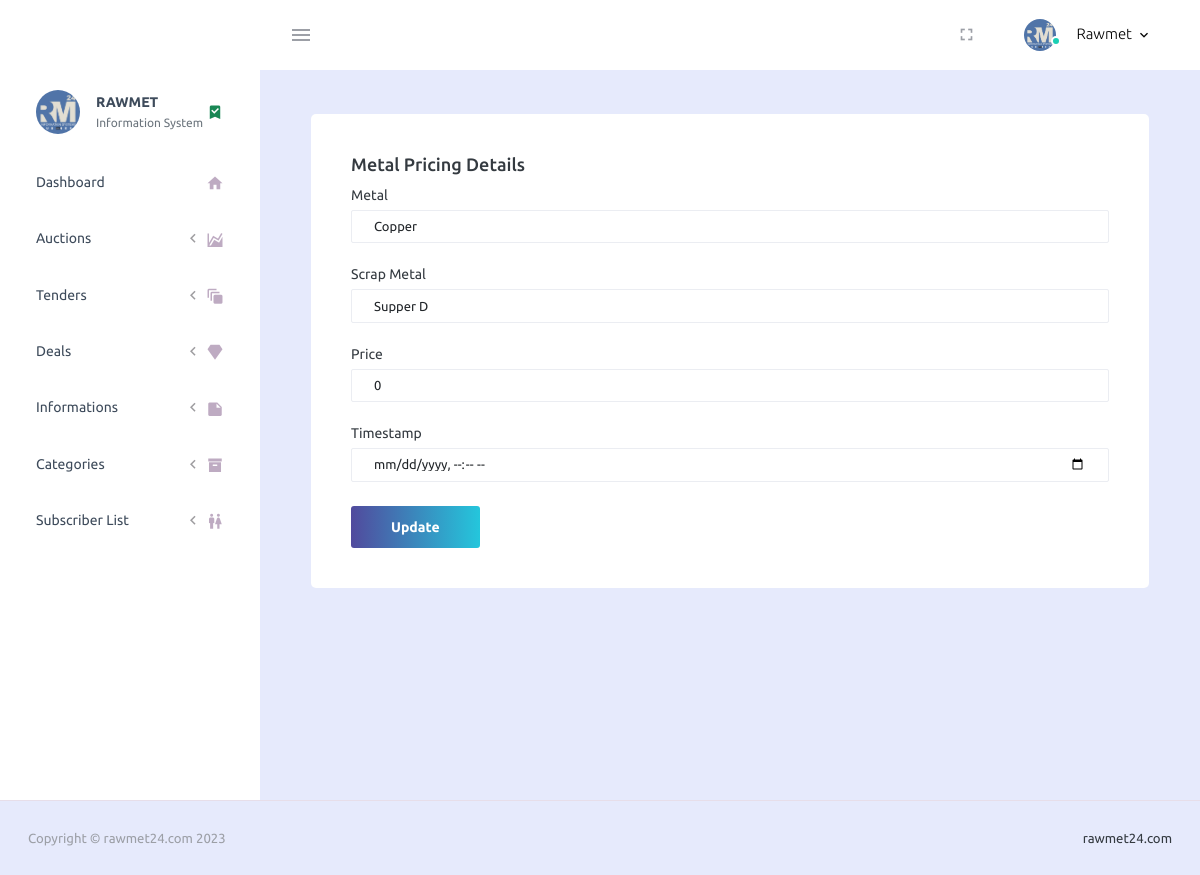
Before: /PurpleAdmin-Free-Admin-Template-master/pages/forms/fetchMet.php?id=6 (signed in) with the older database file.
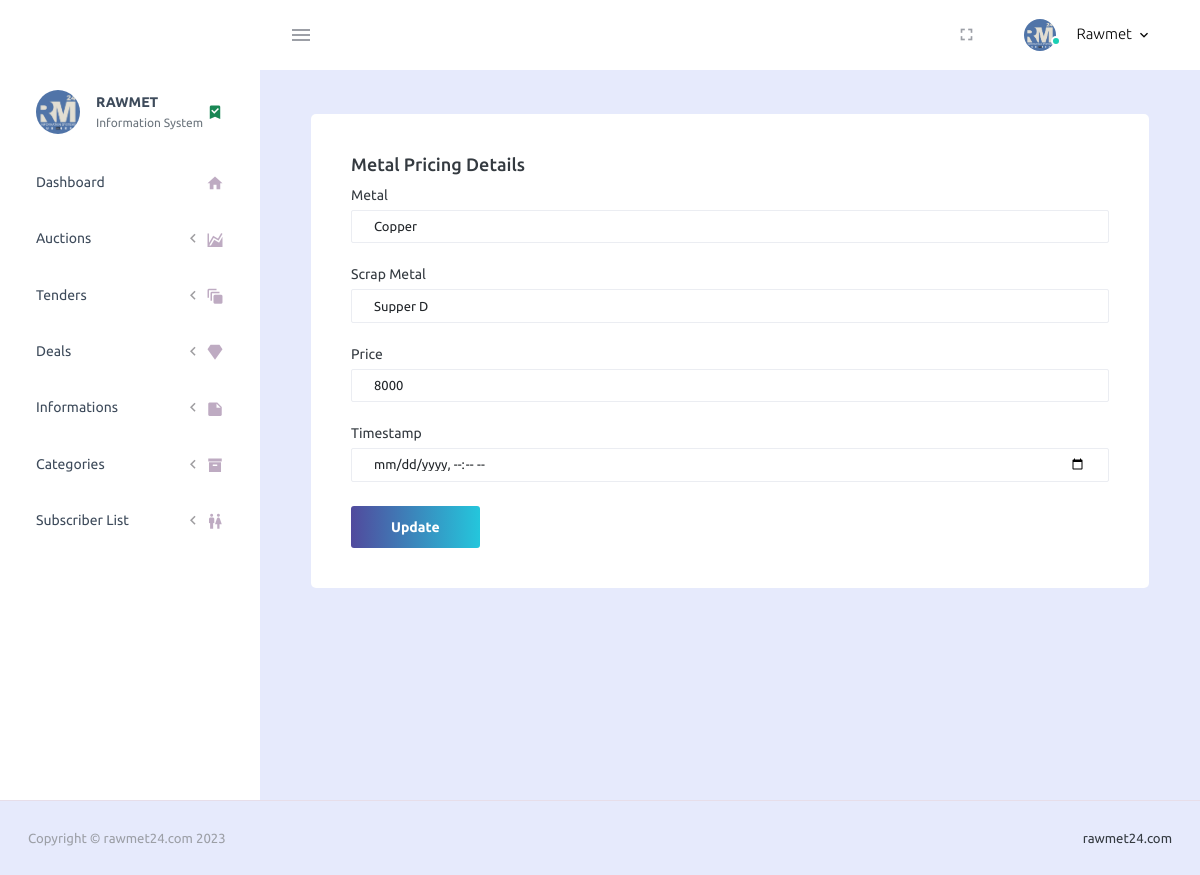
After: the same page with the newer database file.
### tables this page shows
CREATE TABLE `metal` (
  `id` int(11) NOT NULL,
  `metal` varchar(100) NOT NULL,
  `scrap_metal` varchar(100) NOT NULL,
  `price` int(11) NOT NULL,
  `timestamp` datetime(6) NOT NULL DEFAULT current_timestamp(6)
);

### PurpleAdmin-Free-Admin-Template-master/pages/forms/fetchMet.php (the view, shortened to what the changed rows need)
<?php
include "connect.php";
?>
<!DOCTYPE html>
<html lang="en">
  <head>
    <link rel="stylesheet" href="../../assets/vendors/mdi/css/materialdesignicons.min.css">
    <link rel="stylesheet" href="../../assets/vendors/css/vendor.bundle.base.css">
    <link rel="stylesheet" href="https://cdn.jsdelivr.net/npm/bootstrap@4.6.2/dist/css/bootstrap.min.css">
    <link rel="stylesheet" href="../../assets/css/style.css">
  </head>
  <body>
    <div class="container-scroller">
      <div class="container-fluid page-body-wrapper">
        <div class="main-panel">
          <div class="content-wrapper">
            <div class="col-12 grid-margin stretch-card">
                <div class="card">
                  <div class="card-body">
                    <form action="updateMet.php" method="POST" class="forms-sample" enctype="multipart/form-data">
                <?php
                $id= $_GET['id'];
                $sql="select * from metal where id=$id";
                $result = mysqli_query($conn , $sql);
               $row =mysqli_fetch_assoc($result);
                ?>
                   <div class="form-group">
                        <label for="metal">Metal</label>
                        <input type="text" class="form-control" name="metal" required value="<?php echo  $row['metal']; ?>" placeholder="Metal" >
                      </div>
                      <div class="form-group">
                        <label for="scrap_metal">Scrap Metal</label>
                        <input type="text" class="form-control" name="scrap_metal" required value="<?php echo  $row['scrap_metal']; ?>" placeholder="Scrap Metal" >
                      </div>
                      <div class="form-group">
                        <label for="price">Price</label>
                        <input type="text" class="form-control" name="price" required value="<?php echo  $row['price']; ?>" placeholder="Price" >
                      </div>
                      <div class="form-group">
                        <label for="timestamp">Timestamp</label>
                        <input type="datetime-local" class="form-control" name="timestamp" required value="<?php echo  $row['timestamp']; ?>" placeholder="Date and Time" >
                      </div>
                    </form>
                  </div>
                </div>
              </div>
            </div>
          </div></div></div>
  </body>
</html>

Changed rows visible on the page:
changed metal "Copper": price "0" → "8000"
